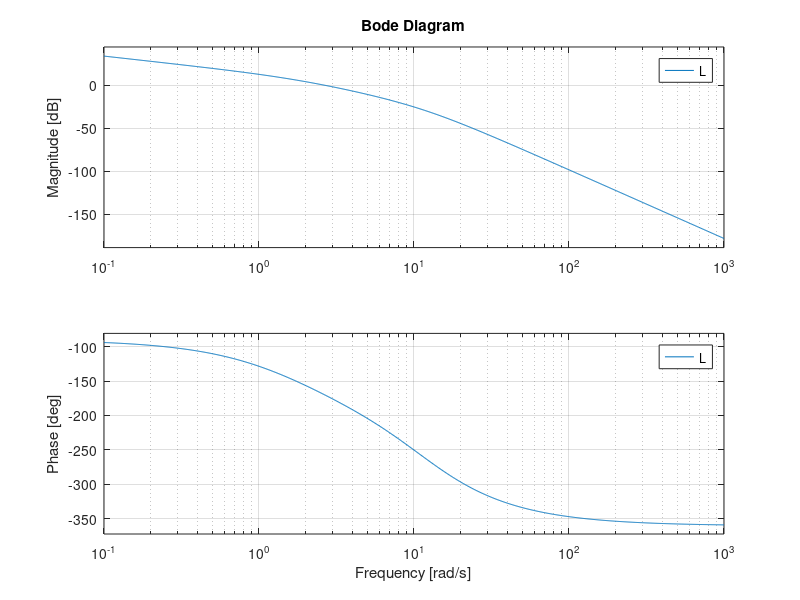
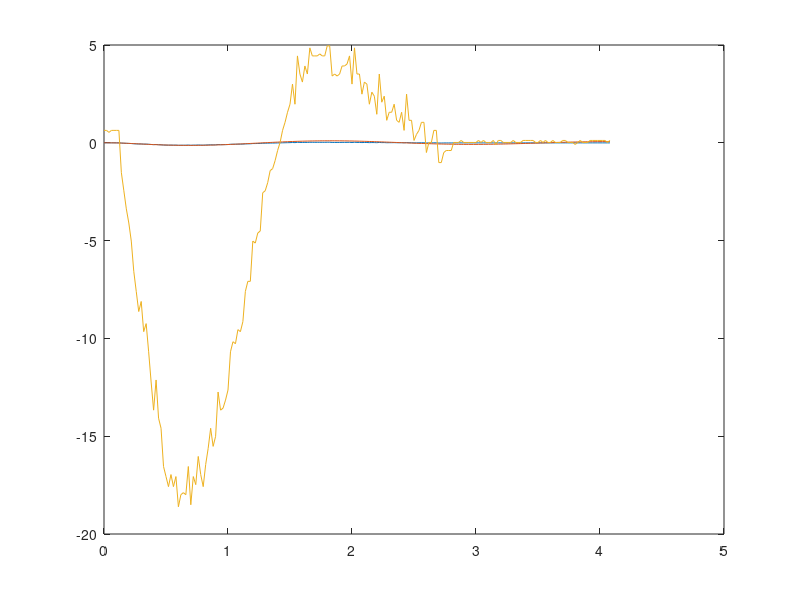
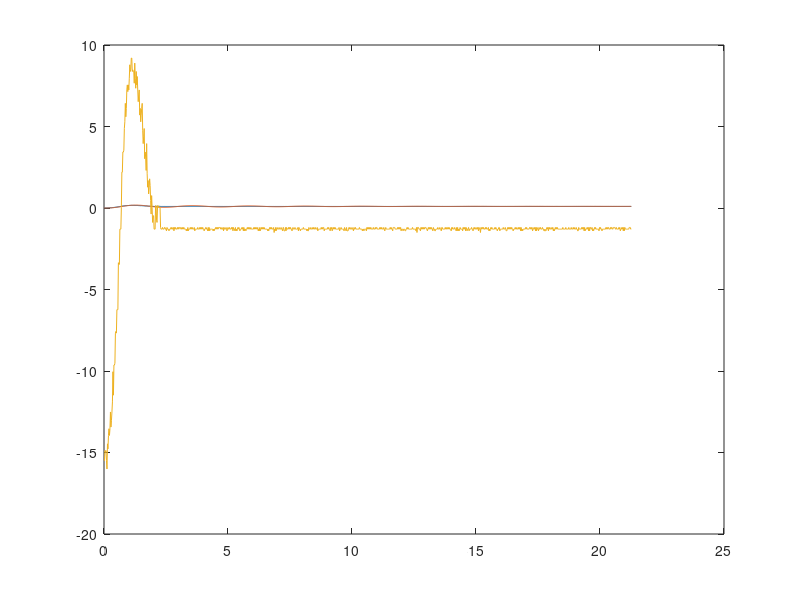

These charts were generated, in order, by the following MATLAB code:
clear all; close all; clc;5

s=tf('s')

#P = -8.046 / s / (s + 1.75) / (s^2 + 21.4*s + 137.6)

Am = [0 1 0 0; -137.6 -21.4 0 0; 0 0 0 1; -0.15 0 0 -1.75];
Bm = [0 53.64 0 0]';
Cm = [0 0 1 0];
Dm = 0;

P = ss(Am, Bm, Cm, Dm);

C = -150;

L = P*C;

figure;
bode(L);

T = L/(1+L);

##data = dlmread('output20251018-202252.csv');
data = dlmread('output20251018-205622.csv');

start = 70;

e = data(start:end, 1);
u = data(start:end, 2);
y = data(start:end, 3);

y = y - y(1)

##y0 = y(1);

n = numel(e);
t = (0:n-1)/50;

##y_sim = initial(T, [0 0 y0 0 0 0 y0 0], t);
y_sim = -0.055*impulse(T, t);

figure;
plot(t,y, t,y_sim, t,u);


%% ========================


data = dlmread('output20251018-210646.csv');

start = 17;

e = data(start:end, 1);
u = data(start:end, 2);
y = data(start:end, 3);

y = y - y(1)

n = numel(e);
t = (0:n-1)/50;

y_sim = 0.1*step(T, t);

figure;
plot(t,y, t,y_sim, t,u);

